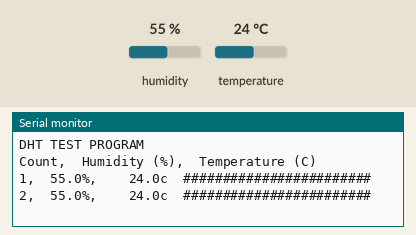
Bench run of a sketch on a simulated Arduino Uno, built with avr-gcc and run on an emulated ATmega328P. Parts: the last lines printed to the serial monitor. The inputs (shaded band) are chosen by the test bench; at power-on: temperature 24 °C, humidity 55 %.

Above: at 4.8 s.
4.9 s: temperature set to 12 °C
At 7.5 s:
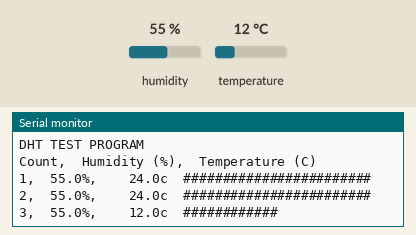
9.5 s: temperature set to 19 °C
At 11.1 s:
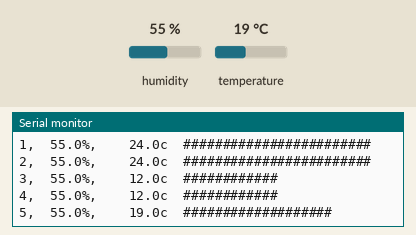
13.6 s: temperature set to 28 °C
At 14.8 s:
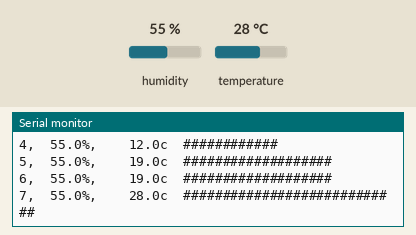
17.6 s: temperature set to 33 °C
At 19.6 s:
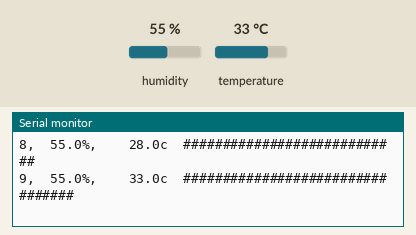
21.7 s: temperature set to 41 °C
At 23.3 s:
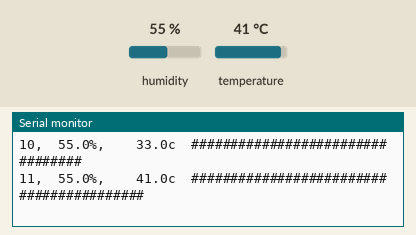

Measured:
- after the input at 4.9 s, the serial monitor: prints a new line after 1.2 s (image 1)
- after the input at 9.5 s, the serial monitor: prints a new line after 0.62 s (image 2)
- after the input at 13.6 s, the serial monitor: prints a new line after 0.57 s (image 3)
- after the input at 17.6 s, the serial monitor: prints a new line after 0.62 s (image 4)
- after the input at 21.7 s, the serial monitor: prints a new line after 0.57 s (image 5)

The sketch:

TempSensor.ino
```cpp
#include <DHT.h>

#define PIN 4

int i = 0;

DHT dht( PIN, DHT11 );

void setup()
{
  Serial.begin(115200);
  Serial.println("DHT TEST PROGRAM ");
  Serial.println();
  Serial.println("Count,\tHumidity (%),\tTemperature (C)");
}

void loop()
{
  delay(2000);

  i ++;

  dht.read();

  float temp     = dht.readTemperature();
  float humidity = dht.readHumidity();

  if ( isnan(temp) || isnan(humidity) ) {
    Serial.println( "Bad read!" );
    return;
  }

  // DISPLAY DATA
  Serial.print( i );
  Serial.print(",\t");
  Serial.print(humidity, 1);
  Serial.print("%,\t\t");
  Serial.print(temp, 1);
  Serial.print("c");
  Serial.print("\t");

  int j;
  for ( j = 0; j < (int)temp; j ++ ) {
    Serial.print('#');
  }
  Serial.println();
}
```
